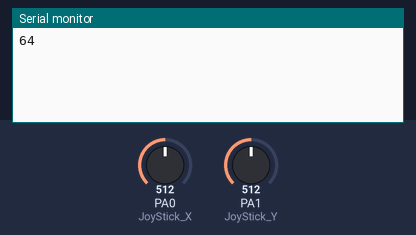
Bench run of a sketch on a simulated STM32 Blue Pill. Shown: the last lines printed to the serial monitor. The test bench sets the inputs (shaded band); at power-on: PA1 (JoyStick_Y) = 512, PA0 (JoyStick_X) = 512.

Above: at 1.7 s.
1.8 s: PA1 (JoyStick_Y) set to 716
At 2.4 s:
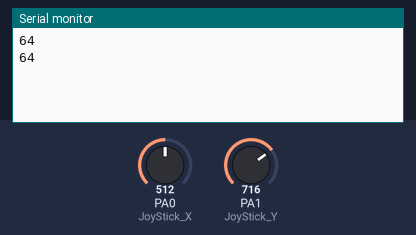
3.3 s: PA1 (JoyStick_Y) set to 900
At 4.3 s:
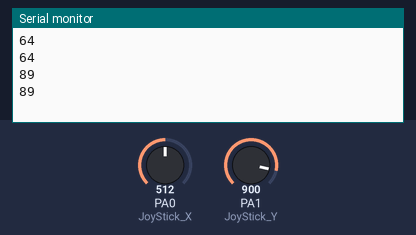
Timing chart, 0 to 6.3 s (numbered marks = the images above; inputs shaded):
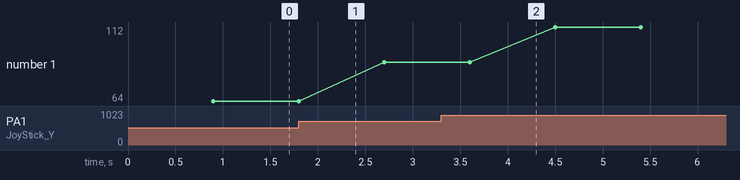

The sketch:

voiture_radio_TX.ino
```cpp
/*#include <RCSwitch.h>
  RCSwitch mySwitch = RCSwitch();
  int JoyStick_X = A0; //x
  int JoyStick_Y = A1; //y
  void setup() {
  mySwitch.enableTransmit(10);
  Serial.begin(9600);
  }

  void loop() {
  int x, y;
  x = analogRead(JoyStick_X);
  y = analogRead(JoyStick_Y);
  Serial.println(x);
  Serial.println(y);
  if (x < 350) {
    mySwitch.send((999000), 23);
  }
  if (x > 650) {
    mySwitch.send((888000), 24);
  }
  if (y < 350) {
    mySwitch.send((777000), 24);
  }
  if (y > 640) {
    mySwitch.send((666000), 24);
  }
  if (x > 351 && x < 649 || y > 351 && y < 639) {
    mySwitch.send((555000), 24);
  }
  }
*/
#include <RCSwitch.h>
RCSwitch mySwitch = RCSwitch();
int JoyStick_X = PA0; //x
int JoyStick_Y = PA1; //y
void setup() {
  mySwitch.enableTransmit(PA10);
  Serial.begin(9600);
}

void loop() {
  int x, y;
  x = analogRead(JoyStick_X) / 8;
  y = analogRead(JoyStick_Y) / 8;
  mySwitch.send((999000 + x), 24);
  mySwitch.send((888000 + y), 24);
  //Serial.print(x);
  Serial.println(y);
}
/*#include <RCSwitch.h>
RCSwitch mySwitch = RCSwitch();
int JoyStick_X = A0; //x
int JoyStick_Y = A1; //y
void setup() {
  mySwitch.enableTransmit(10);
  Serial.begin(9600);
}

void loop() {
  int x, y;
  x = analogRead(JoyStick_X) / 2;
  y = analogRead(JoyStick_Y) / 2;
  mySwitch.send((999000 + x), 24);
  mySwitch.send((888000 + y), 24);
  //Serial.print(x);
  Serial.println(y);
}*/
```

Measured:
- plotted number 1: 64 → 89 after the input at 1.8 s, 89 → 112 after the input at 3.3 s
